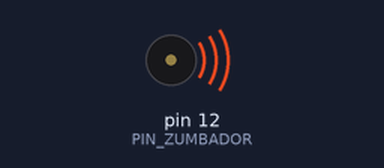
Recording of a sketch running on a simulated Arduino Uno, built with avr-gcc and run on an emulated ATmega328P. On the bench: buzzer (waves = sounding).

Above: at 0.2 s.
At 5.6 s:
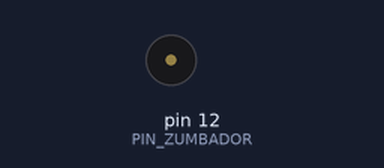
Timing chart, 0 to 8.8 s (numbered marks = the images above):
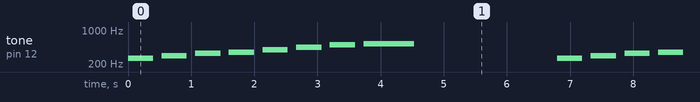

Measured:
- by itself, tone on pin 12 (PIN_ZUMBADOR): repeats every 6.8 s: silent 0.13 s, 294 Hz 0.40 s, silent 0.13 s, 330 Hz 0.40 s, silent 0.13 s, 349 Hz 0.40 s, silent 0.13 s, 392 Hz 0.40 s, silent 0.13 s, 440 Hz 0.40 s, silent 0.13 s, 494 Hz 0.40 s, silent 0.13 s, 523 Hz 0.80 s, silent 2.3 s, 262 Hz 0.40 s

The sketch:

P07b_zumbador_notas.ino
```cpp
/*
  P07b · Zumbador pasivo: notas musicales                     Sesión 4
  ------------------------------------------------------------------
  Qué hace: toca la escala Do-Re-Mi-Fa-Sol-La-Si-Do y se repite.

  Conexiones:
    Zumbador PASIVO   una pata -> resistencia de 220 ohm -> pin 12 ; la otra pata -> GND
    (En el kit es el disco negro liso con un orificio.)

  Por qué lleva resistencia: según su hoja de datos, el pasivo tiene 16 ohm. Con 5 V y sin
  resistencia pediría 5 V / 16 ohm = unos 310 mA como máximo, y un pin del UNO aguanta 40 mA.
  Con la resistencia de 220 ohm el máximo baja a unos 20 mA (como el LED de la Sesión 1).
  El pasivo NO suena solo con 5 V: necesita una señal que vibre. tone() la genera.

  Idea clave: el sonido es vibración. La frecuencia (en Hz) decide qué nota es:
  más Hz = más agudo. tone(pin, frecuencia, duracion) la produce.

  Si suena muy bajito: con la resistencia el volumen baja un poco. Las notas graves se oyen
  menos que las agudas: el manual del kit dice que este zumbador suena mejor con señales de
  2 000 a 5 000 Hz.

  Retos:  - Haz una sirena: sube y baja la frecuencia con un for (P07b_sirena_for).
          - Toca "Cumpleaños feliz" o una canción que conozcas (P07b_cumpleanos).
          - Haz que cada nota dure distinto tiempo.
*/

const int PIN_ZUMBADOR = 12;

const int DO = 262;
const int RE = 294;
const int MI = 330;
const int FA = 349;
const int SOL = 392;
const int LA = 440;
const int SI = 494;
const int DO_ALTO = 523;

// Toca una nota y espera un poco más para dejar un silencio entre notas
void nota(int frecuencia, int duracion) {
  tone(PIN_ZUMBADOR, frecuencia, duracion);
  delay(duracion + duracion / 3);
}

void setup() {
  pinMode(PIN_ZUMBADOR, OUTPUT);
}

void loop() {
  nota(DO, 400);
  nota(RE, 400);
  nota(MI, 400);
  nota(FA, 400);
  nota(SOL, 400);
  nota(LA, 400);
  nota(SI, 400);
  nota(DO_ALTO, 800);
  delay(2000);
}
```
